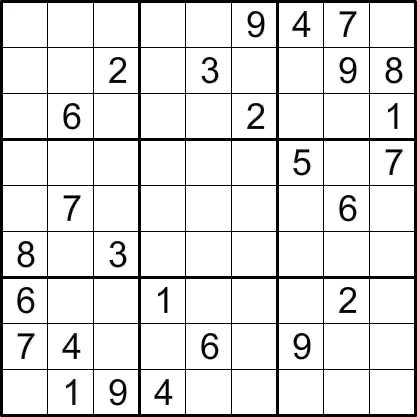
#> input picture python/sudoku/images/Sudoku_example2.JPG, 417 x 417 px, found by its file name
$ python code_for_presentation.py
#> lines starting #> are read from the running program, lines starting #| are printed output that depends on the picture; after the words box and inside, x2 and y2 are one past the last pixel; in counts of white or black regions, pixels touching at a corner belong together
import cv2
import matplotlib.pyplot as plt

frame_to_preprocess = cv2.imread('../images/Sudoku_example2.jpg')
#> frame_to_preprocess is the input picture: shape (417, 417, 3); mean B, G, R 227.2, 227.2, 227.2

axs = [None] * 6

fig1, ((axs[0], axs[1], axs[2]), (axs[3], axs[4], axs[5])) = plt.subplots(nrows=2, ncols=3, figsize=(12, 12))

# transform to GRAY colors
frame_gray = cv2.cvtColor(frame_to_preprocess, cv2.COLOR_BGR2GRAY)
axs[0].imshow(frame_gray, cmap='gray')
axs[0].set_title('(1) В оттенках серого', fontsize=15)

# Gaussian blurring
frame_blur = cv2.GaussianBlur(frame_gray, (9, 9), 0)
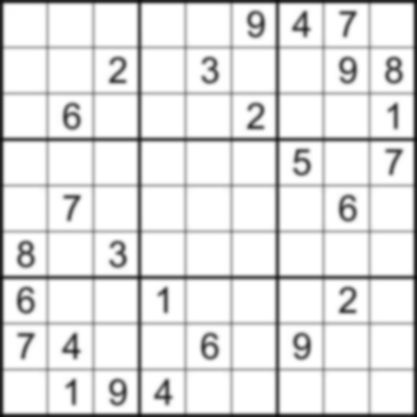
#> frame_blur: shape (417, 417); min 11, max 255, mean 227.4
axs[1].imshow(frame_blur, cmap='gray')
axs[1].set_title('(2) Размытие по Гауссу', fontsize=15)


# adaptive thresholding (to create binary black-white image)
frame_threshold = cv2.adaptiveThreshold(frame_blur, 255, cv2.ADAPTIVE_THRESH_GAUSSIAN_C, cv2.THRESH_BINARY, 11, 2)
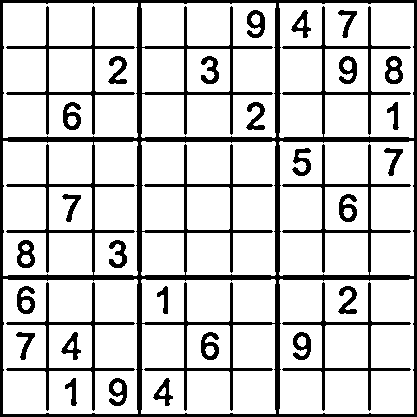
#> frame_threshold: shape (417, 417); 81.1% white; 30 black regions, largest, box (x1, y1, x2, y2) and area: (0, 0, 417, 417) 22019, (6, 282, 135, 411) 1503, (282, 282, 411, 411) 1503
axs[2].imshow(frame_threshold, cmap='gray')
axs[2].set_title('(3) Бинанарное изображение \n (только чёрный и белый)', fontsize=15)


# invert colors (white to black and black to white)
frame_inverted = cv2.bitwise_not(frame_threshold, 0)
axs[3].imshow(frame_inverted, cmap='gray')
axs[3].set_title('(4) Инвертированное чёрно-белое \n изображение', fontsize=15)

# kernel for morphological transformation
kernel = cv2.getStructuringElement(cv2.MORPH_RECT, (2, 2))

# opening transformation (erosion followed by dilation), useful in removing noise
frame_morph = cv2.morphologyEx(frame_inverted, cv2.MORPH_OPEN, kernel)
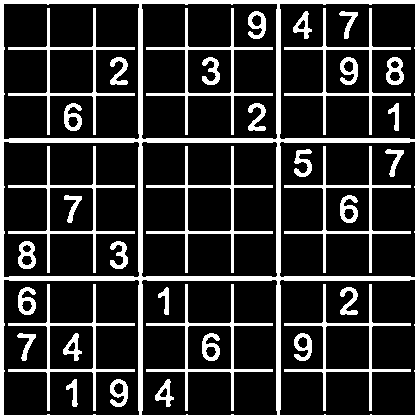
#> frame_morph: shape (417, 417); 18.8% white; 36 white regions, largest, box (x1, y1, x2, y2) and area: (0, 0, 417, 417) 12957, (8, 284, 135, 411) 1495, (284, 284, 411, 411) 1495
axs[4].imshow(frame_morph, cmap='gray')
axs[4].set_title('(5) Удалён шум', fontsize=15)

# dilation, increases the white region in the image
frame_morph = cv2.dilate(frame_morph, kernel, iterations=1)
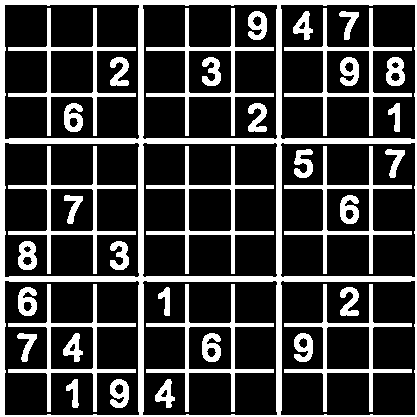
#> frame_morph: shape (417, 417); 23.9% white; 36 white regions, largest, box (x1, y1, x2, y2) and area: (0, 0, 417, 417) 15425, (8, 284, 136, 412) 1991, (284, 284, 412, 412) 1991
axs[5].imshow(frame_morph, cmap='gray')
axs[5].set_title('(6) Увеличено количество белого', fontsize=15)

for ax in axs:
    ax.axis('off')

fig1.tight_layout()
plt.savefig('../images/to_black_white.png', format='png', dpi=150)

$ run again, with python/sudoku/images/sudoku12.jpg copied over python/sudoku/images/Sudoku_example2.JPG
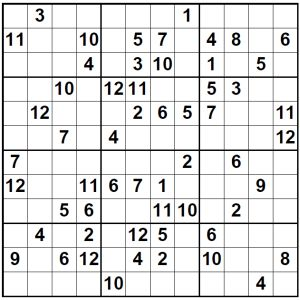
#> input picture python/sudoku/images/sudoku12.jpg, 300 x 300 px, found by its file name
#> frame_to_preprocess is the input picture: shape (300, 300, 3); mean B, G, R 225.5, 225.6, 225.6
#> `frame_threshold = cv2.adaptiveThreshold(frame_blur, 255, cv2.ADAPTIVE_..`:
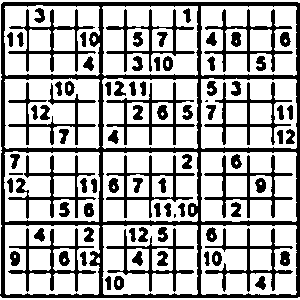
#> frame_threshold: shape (300, 300); 68.5% white; 85 black regions (2 under 20 px), largest, box (x1, y1, x2, y2) and area: (0, 2, 300, 298) 10393, (204, 155, 293, 218) 1071, (204, 9, 293, 72) 1050
#> `frame_morph = cv2.dilate(frame_morph, kernel, iterations=1)`:
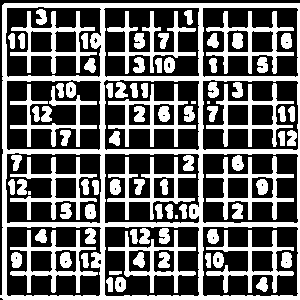
#> frame_morph: shape (300, 300); 40.5% white; 88 white regions (4 under 20 px), largest, box (x1, y1, x2, y2) and area: (0, 3, 300, 300) 12555, (206, 156, 294, 220) 1415, (206, 11, 294, 74) 1405
